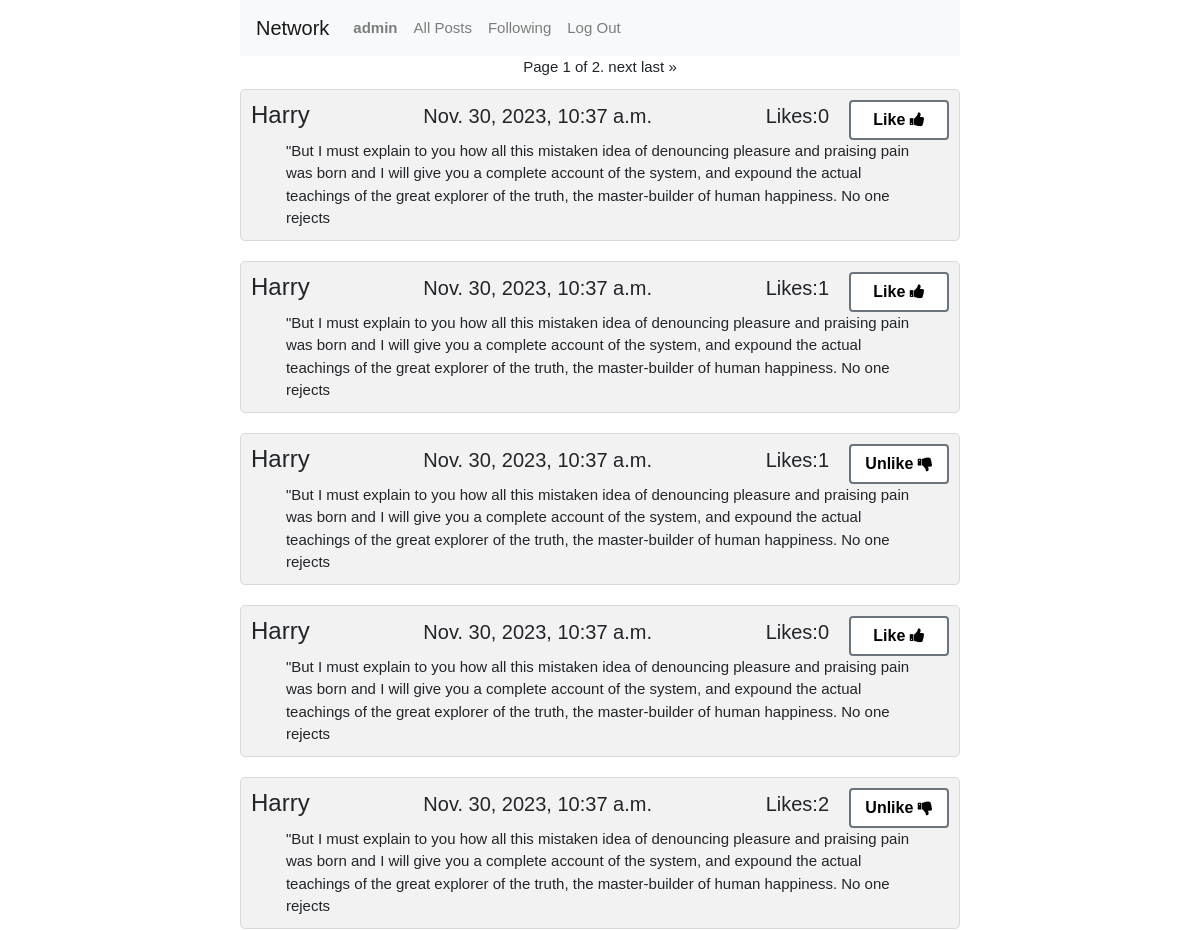
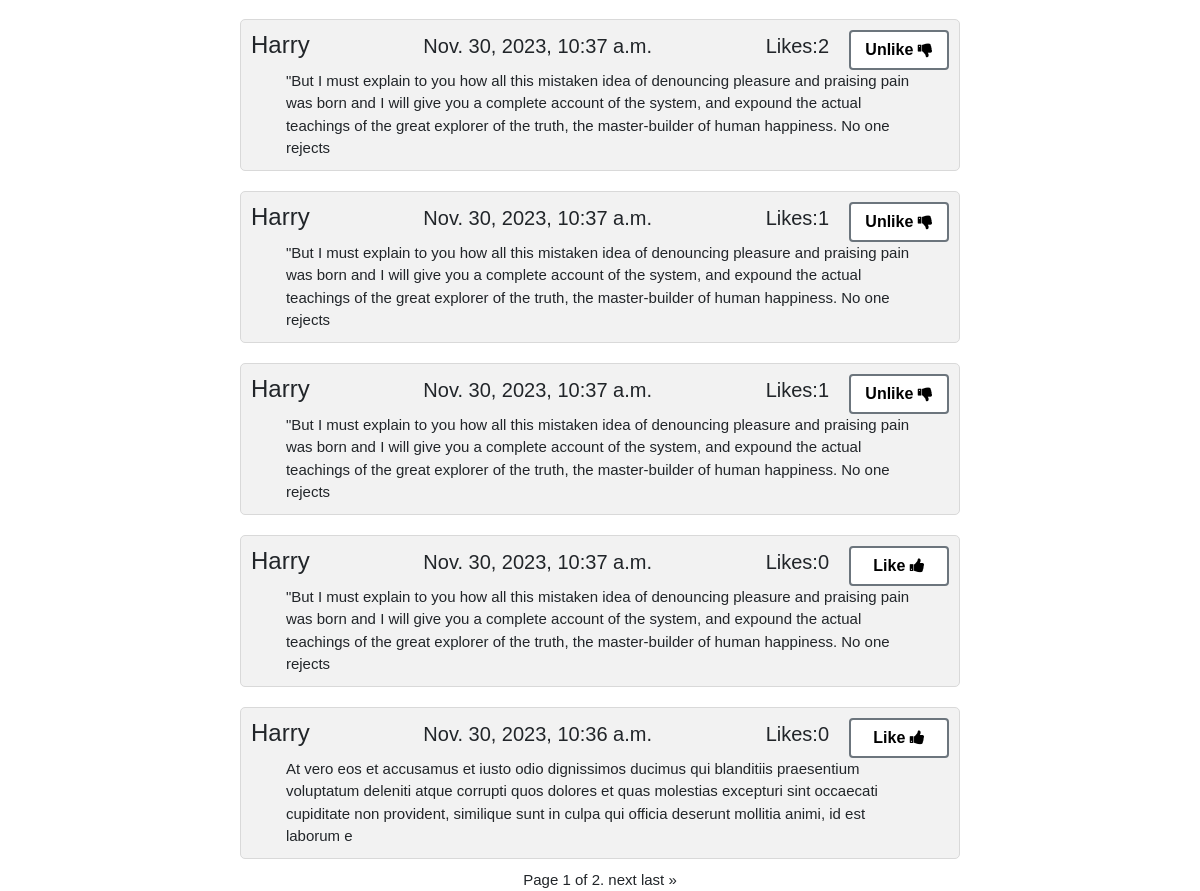
The page /following (signed in) on the database its author committed (2 pictures, top to bottom).
### network/models.py (models this page shows, shortened)
class User(AbstractUser):
    pass

class Post(models.Model):
    author = models.ForeignKey(User, on_delete=models.CASCADE, related_name="posts")
    text = models.CharField(max_length=400)
    date = models.DateTimeField()

### network/views.py (the view)
# urls.py: path("following", views.following, name="following"),
@login_required
def following(request):
    user = User.objects.get(pk=request.user.id)
    followed_by_active_user = User.objects.filter(followed_by__follower=user)
    posts_by_followed_by_active_user = Post.objects.filter(author__in=followed_by_active_user).order_by("-date")
    paginator = Paginator(posts_by_followed_by_active_user, 10) # Show 10 posts per page
    page_number = request.GET.get("page")
    page_obj = paginator.get_page(page_number)
    liked_post_query = Post.objects.filter(likes__author=request.user.id)
    return render(request, "network/following.html", {
        "page_obj": page_obj,
        "liked_post_query": liked_post_query,
    })

### network/templates/network/following.html (shortened to what this page needs)
{% extends "network/layout.html" %}
{% block body %}
    <div class="pagination">
    <span class="step-links">
        <span class="current">
            Page {{ page_obj.number }} of {{ page_obj.paginator.num_pages }}.
        </span>
        {% if page_obj.has_next %}
            <a href="?page={{ page_obj.next_page_number }}">next</a>
            <a href="?page={{ page_obj.paginator.num_pages }}">last &raquo;</a>
        {% endif %}
    </span>
    </div>
    {% for post in page_obj %}
        <div class="post-container" id="post_{{post.id}}">
            <div class="post-header d-flex justify-content-between align-items-center">
                <h4><a href= "{% url 'display_user' user_id=post.author.id %}">{{ post.author.username }}</a></h4>
                <h5>{{ post.date }}</h5>
                <div class="like-container d-flex align-items-center">
                    <h5>Likes:</h5>
                    <h5 class="likes" id="likes_{{ post.id }}">{{ post.likes.count }}</h5>
                    {% if request.user.is_authenticated and request.user != post.author %}
                        <button class="like-button btn btn-secondary" id="like_button_{{ post.id }}">
                            {% if post in liked_post_query %}
                                Unlike
                                <i class="fa fa-thumbs-down"></i>
                            {% else %}
                                Like
                                <i class="fa fa-thumbs-up"></i>
                            {% endif %}
                        </button>
                    {% endif %}
                </div>
            </div>
            <p class="post-text">{{ post.text }}</p>
        </div>
    {% endfor %}
    <div class="pagination">
        <span class="step-links">
            <span class="current">
                Page {{ page_obj.number }} of {{ page_obj.paginator.num_pages }}.
            </span>
            {% if page_obj.has_next %}
                <a href="?page={{ page_obj.next_page_number }}">next</a>
                <a href="?page={{ page_obj.paginator.num_pages }}">last &raquo;</a>
            {% endif %}
        </span>
    </div>
{% endblock %}

### network/templates/network/layout.html (shortened to what this page needs)
{% load static %}
<!DOCTYPE html>
<html lang="en">
    <head>
        <link rel="stylesheet" href="https://stackpath.bootstrapcdn.com/bootstrap/4.4.1/css/bootstrap.min.css">
        <link href="{% static 'network/styles.css' %}" rel="stylesheet">
        <link rel="stylesheet" href="https://cdnjs.cloudflare.com/ajax/libs/font-awesome/4.7.0/css/font-awesome.min.css">
    </head>
    <body>
        <nav class="navbar navbar-expand-lg navbar-light bg-light">
            <a class="navbar-brand" href="{% url 'index' %}">Network</a>
            <div>
              <ul class="navbar-nav mr-auto">
                {% if user.is_authenticated %}
                    <li class="nav-item">
                        <a class="nav-link" href="{% url 'display_user' user_id=user.id %}"><strong>{{ user.username }}</strong></a>
                    </li>
                {% endif %}
                <li class="nav-item">
                  <a class="nav-link" href="{% url 'index' %}">All Posts</a>
                </li>
                {% if user.is_authenticated %}
                    <li class="nav-item">
                        <a class="nav-link" href="{% url 'following' %}">Following</a>
                    </li>
                    <li class="nav-item">
                        <a class="nav-link" href="{% url 'logout' %}">Log Out</a>
                    </li>
                {% endif %}
              </ul>
            </div>
          </nav>
        <div class="body">
            {% block body %}
            {% endblock %}
        </div>
    </body>
</html>

### network/static/network/styles.css (style rules this page uses)
.post-container { width: 80%; margin: 10px; padding: 10px; }
body { margin: auto; padding: auto; width: 60%; font-family: "Helvetica", "Arial", "sans-serif"; font-size: .9375rem; }
.body { display: flex; flex-direction: column; align-items: center; justify-content: center; width: 100%; }
.post-container { background-color: #f2f2f2; border: 1px solid; border-radius: 5px; border-color: #d9d9d9; border-width: 1px; width: 100%; }
.post-container button { background-color: white; border-width: 2px; color: black; font-weight: bold; margin-left: 20px; width: 100px; }
a { color: inherit; }
.post-container p { width: 90%; margin: auto; }

### rows shown on the page
User: username "admin"
Post: author.username "Harry", date "Nov. 30, 2023, 10:37 a.m.", likes.count "0", shows "Like", text "\"But I must explain to you how all this mistaken idea of denouncing pleasure and praising pain was born and I will give you a complete account of the system, and expound the actual teachings of the great explorer of the truth, the master-builder of human happiness. No one rejects"
Post: author.username "Harry", date "Nov. 30, 2023, 10:37 a.m.", likes.count "1", shows "Like", text "\"But I must explain to you how all this mistaken idea of denouncing pleasure and praising pain was born and I will give you a complete account of the system, and expound the actual teachings of the great explorer of the truth, the master-builder of human happiness. No one rejects"
Post: author.username "Harry", date "Nov. 30, 2023, 10:37 a.m.", likes.count "1", shows "Unlike", text "\"But I must explain to you how all this mistaken idea of denouncing pleasure and praising pain was born and I will give you a complete account of the system, and expound the actual teachings of the great explorer of the truth, the master-builder of human happiness. No one rejects"
Post: author.username "Harry", date "Nov. 30, 2023, 10:37 a.m.", likes.count "0", shows "Like", text "\"But I must explain to you how all this mistaken idea of denouncing pleasure and praising pain was born and I will give you a complete account of the system, and expound the actual teachings of the great explorer of the truth, the master-builder of human happiness. No one rejects"
Post: author.username "Harry", date "Nov. 30, 2023, 10:37 a.m.", likes.count "2", shows "Unlike", text "\"But I must explain to you how all this mistaken idea of denouncing pleasure and praising pain was born and I will give you a complete account of the system, and expound the actual teachings of the great explorer of the truth, the master-builder of human happiness. No one rejects"
Post: author.username "Harry", date "Nov. 30, 2023, 10:37 a.m.", likes.count "2", shows "Unlike", text "\"But I must explain to you how all this mistaken idea of denouncing pleasure and praising pain was born and I will give you a complete account of the system, and expound the actual teachings of the great explorer of the truth, the master-builder of human happiness. No one rejects"
Post: author.username "Harry", date "Nov. 30, 2023, 10:37 a.m.", likes.count "1", shows "Unlike", text "\"But I must explain to you how all this mistaken idea of denouncing pleasure and praising pain was born and I will give you a complete account of the system, and expound the actual teachings of the great explorer of the truth, the master-builder of human happiness. No one rejects"
Post: author.username "Harry", date "Nov. 30, 2023, 10:37 a.m.", likes.count "1", shows "Unlike", text "\"But I must explain to you how all this mistaken idea of denouncing pleasure and praising pain was born and I will give you a complete account of the system, and expound the actual teachings of the great explorer of the truth, the master-builder of human happiness. No one rejects"
Post: author.username "Harry", date "Nov. 30, 2023, 10:37 a.m.", likes.count "0", shows "Like", text "\"But I must explain to you how all this mistaken idea of denouncing pleasure and praising pain was born and I will give you a complete account of the system, and expound the actual teachings of the great explorer of the truth, the master-builder of human happiness. No one rejects"
Post: author.username "Harry", date "Nov. 30, 2023, 10:36 a.m.", likes.count "0", shows "Like", text "At vero eos et accusamus et iusto odio dignissimos ducimus qui blanditiis praesentium voluptatum deleniti atque corrupti quos dolores et quas molestias excepturi sint occaecati cupiditate non provident, similique sunt in culpa qui officia deserunt mollitia animi, id est laborum e"

### other values the page prints
{{ page_obj.number }} "1"
{{ page_obj.paginator.num_pages }} "2"
